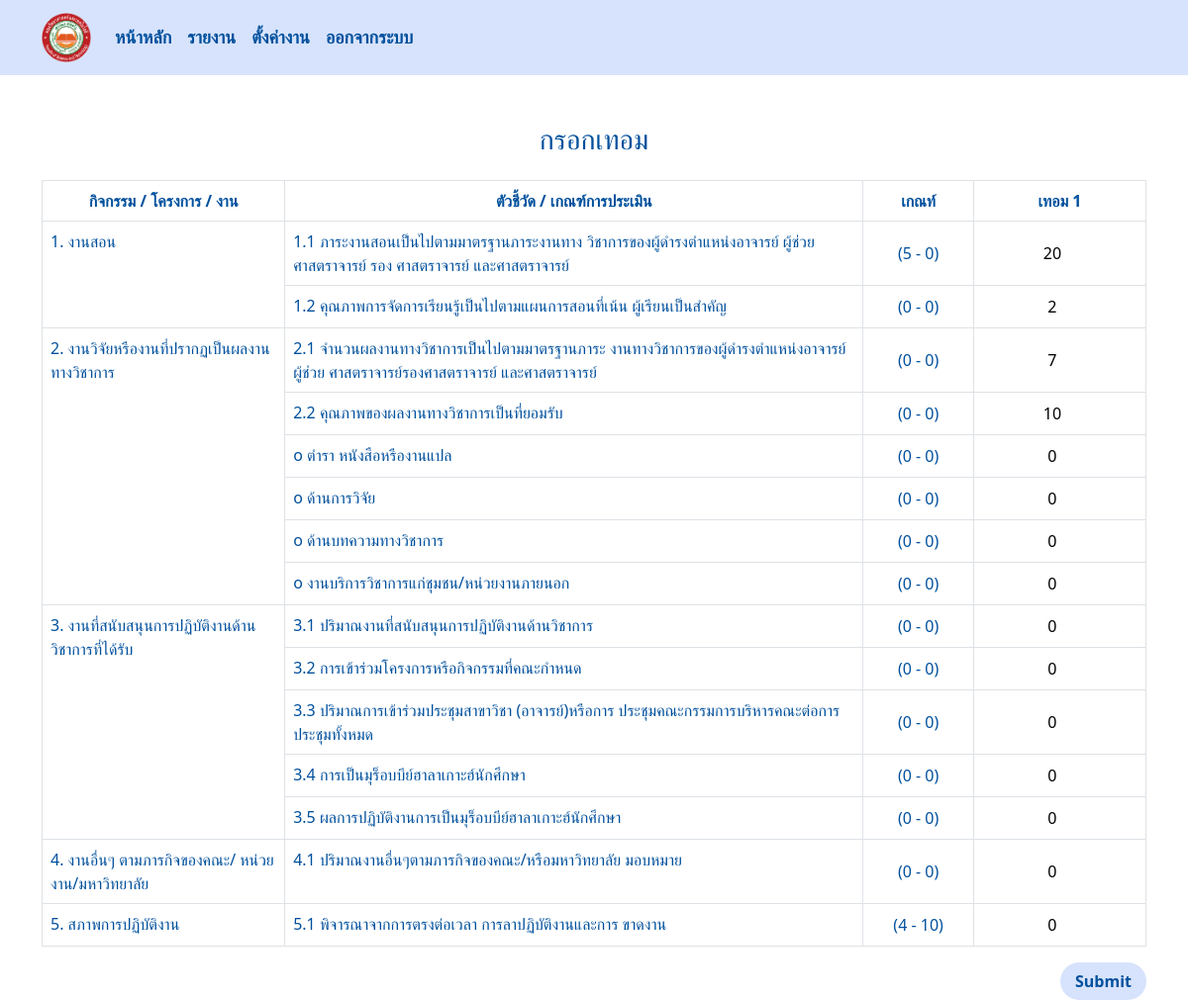
Before: /formreportuser/ (signed in) with the older database file.
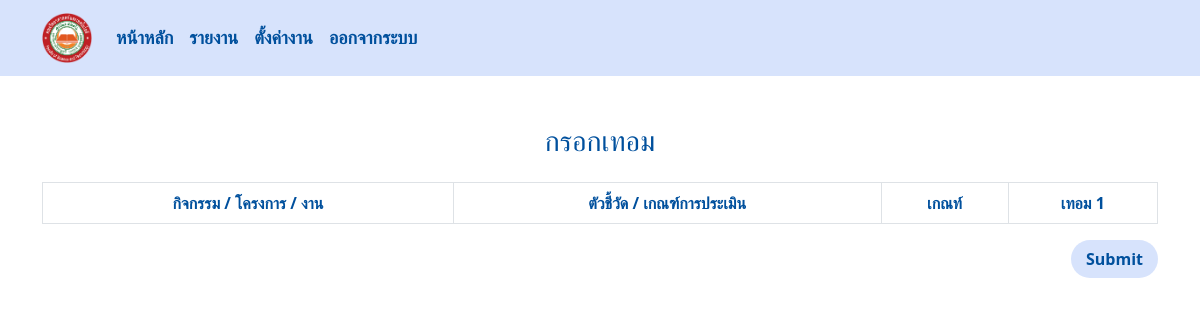
After: the same page with the newer database file.
### managesystem/models.py (models this page shows, shortened)
class Result(models.Model):
    employee = models.ForeignKey(Employee, on_delete=models.CASCADE)
    work = models.ForeignKey(Setunit, on_delete=models.CASCADE)
    term1 = models.PositiveIntegerField(default=0)
    term2 = models.PositiveIntegerField(default=0)
    total = models.PositiveIntegerField(default=0)
    result = models.PositiveIntegerField(default=0)
    file = models.FileField(upload_to='documents/')

class Work(models.Model):
    name = models.CharField(max_length=100) ### col for กิจกรรม
    description = models.TextField() ### col for ตัวชี่วัด

class Setunit(models.Model):
    name = models.ForeignKey(Work,on_delete=models.CASCADE) ### ตำแหน่ง
    minunit = models.PositiveIntegerField(default=0) ### ค่าน้ำหนักตำ
    maxunit = models.PositiveIntegerField(default=0) ### สูง
    POSITION_CHOICES = [
        ('Dean', 'Dean'),
        ('Lecturer', 'Lecturer'),
        ('Researcher', 'Researcher'),
    ]
    position = models.CharField(max_length=50, choices=POSITION_CHOICES)

### managesystem/views.py (the view, shortened to what this page needs)
# urls.py: path('formreportuser/',views.formreportuser_view,name='formreportuser'),
def formreportuser_view(request):
    employee = Employee.objects.get(username=request.user)
    results = Result.objects.filter(employee=employee)
    works = []
    total = 0
    result = 0
    if results:
        works = Result.objects.filter(employee=employee)
        grouped_works = {key: list(group) for key, group in itertools.groupby(works, key=lambda x: x.work.name.name)}
    else:
        works = Setunit.objects.filter(position=employee.position)
        grouped_works = {key: list(group) for key, group in itertools.groupby(works, key=lambda x: x.name.name)}
    context = {
        'grouped_works': grouped_works,
        'employee': employee
    }
    return render(request, 'formreportuser.html', context)

### templates/formreportuser.html (shortened to what the changed rows need)
{% include "navbar.html" %}
<!DOCTYPE html>
<html lang="en">
<head>
     {% load static %}
    <link rel="stylesheet" href="{% static 'css/formreport.css' %}">
</head>
<body>
    <div class="container mt-5">
        <div class="table-responsive">
            <form action="" method="POST">
                <table id="workdata-table" class="table table-bordered">
                    <thead class="thead-dark">
                        <tr class="text-center">
                            <th data-filter="true" data-filter-type="select">กิจกรรม / โครงการ / งาน</th>
                            <th data-filter="true" data-filter-type="select">ตัวชี้วัด / เกณฑ์การประเมิน</th>
                            <th data-filter="true" data-filter-type="select">เกณท์</th>
                            <th data-filter="true" data-filter-type="select">เทอม 1</th>
                        </tr>
                    </thead>
                    <tbody>
                        {% for group_name, group_works in grouped_works.items %}
                        <tr>
                            <td rowspan="{{ group_works|length }}">{{ group_name }}</td>
                                {% if group_works.0.employee %}
                                <td name="{{group_works.0.work.name.id}}">{{ group_works.0.work.name.description }}</td>
                                {% else %}
                                <td name="{{group_works.0.name.id}}">{{ group_works.0.name.description }}</td>
                                {% endif %}
                            <td class="text-center align-middle" style="width: 10%;">{%if group_works.0.employee %}
                                ({{group_works.0.work.minunit}} - {{group_works.0.work.maxunit}})
                                {% else %}
                                ({{group_works.0.minunit}} - {{group_works.0.maxunit}})
                                {% endif %}
                            </td>
                            <td class="align-middle">
                                <input class="text-center" type="number" value="{% if group_works.0.term1 > 0 %}{{ group_works.0.term1 }}{% else %}0{% endif %}"
                                name="{% if group_works.0.work.employee %}term1_{{ group_works.0.work.id }}{% else %}term1_{{ group_works.0.id }}{% endif %}">
                            </td>
                        </tr>
                            {% for work in group_works|slice:"1:" %}
                                    <tr>
                                        {% if work.work.name %}
                                        <td>{{ work.work.name.description }}</td>
                                            {% else %}
                                            <td>{{ work.name.description }}</td>
                                            {% endif %}
                                            <td class="text-center align-middle" style="width: 10%;">
                                                {% if work.work.name %}
                                                ({{work.work.minunit}} - {{work.work.maxunit}})
                                                {% else %}
                                                ({{work.minunit}} - {{work.maxunit}})
                                                {% endif %}
                                            </td>
                                        <td  class="align-middle">
                                            <input class="text-center" type="number" value="{% if work.term1 > 0 %}{{ work.term1 }}{% else %}0{% endif %}"
                                            name="{% if work.work.employee %}term1_{{work.name.id}}{% else %}term1_{{work.id}}{% endif %}">
                                        </td>
                                    </tr>
                                    {% endfor %}
                                    {% endfor %}
                            </tbody>
                        </table>
                </form>
        </div>
</body>
</html>

Changed rows visible on the page:
removed Result: name "1. งานสอน", work.description "1.1 ภาระงานสอนเป็นไปตามมาตรฐานภาระงานทาง วิชาการของผู้ดำรงตำแหน่งอาจารย์ ผู้ช่วยศาสตราจารย์ รอง ศาสตราจารย์ และศาสตราจารย์", work.minunit "5", work.maxunit "0", term1 "20", shown under "กรอกเทอม"
removed Result: work.name.description "1.2 คุณภาพการจัดการเรียนรู้เป็นไปตามแผนการสอนที่เน้น ผู้เรียนเป็นสำคัญ", work.minunit "0", work.maxunit "0", term1 "2", shown under "1. งานสอน"
removed Result: name "2. งานวิจัยหรืองานที่ปรากฏเป็นผลงาน ทางวิชาการ", work.description "2.1 จำนวนผลงานทางวิชาการเป็นไปตามมาตรฐานภาระ งานทางวิชาการของผู้ดำรงตำแหน่งอาจารย์ ผู้ช่วย ศาสตราจารย์รองศาสตราจารย์ และศาสตราจารย์", work.minunit "0", work.maxunit "0", term1 "7", shown under "กรอกเทอม"
removed Result: work.name.description "2.2 คุณภาพของผลงานทางวิชาการเป็นที่ยอมรับ", work.minunit "0", work.maxunit "0", term1 "10", shown under "2. งานวิจัยหรืองานที่ปรากฏเป็นผลงาน ทางวิชาการ"
removed Result: work.name.description "o ตำรา หนังสือหรืองานแปล", work.minunit "0", work.maxunit "0", term1+work "0", shown under "2. งานวิจัยหรืองานที่ปรากฏเป็นผลงาน ทางวิชาการ"
removed Result: work.name.description "o ด้านการวิจัย", work.minunit "0", work.maxunit "0", term1+work "0", shown under "2. งานวิจัยหรืองานที่ปรากฏเป็นผลงาน ทางวิชาการ"
removed Result: work.name.description "o ด้านบทความทางวิชาการ", work.minunit "0", work.maxunit "0", term1+work "0", shown under "2. งานวิจัยหรืองานที่ปรากฏเป็นผลงาน ทางวิชาการ"
removed Result: work.name.description "o งานบริการวิชาการแก่ชุมชน/หน่วยงานภายนอก", work.minunit "0", work.maxunit "0", term1+work "0", shown under "2. งานวิจัยหรืองานที่ปรากฏเป็นผลงาน ทางวิชาการ"
removed Result: name "3. งานที่สนับสนุนการปฏิบัติงานด้าน วิชาการที่ได้รับ", work.description "3.1 ปริมาณงานที่สนับสนุนการปฏิบัติงานด้านวิชาการ", work.minunit "0", work.maxunit "0", term1+work "0", shown under "กรอกเทอม"
removed Result: work.name.description "3.2 การเข้าร่วมโครงการหรือกิจกรรมที่คณะกำหนด", work.minunit "0", work.maxunit "0", term1+work "0", shown under "3. งานที่สนับสนุนการปฏิบัติงานด้าน วิชาการที่ได้รับ"
removed Result: work.name.description "3.3 ปริมาณการเข้าร่วมประชุมสาขาวิชา (อาจารย์)หรือการ ประชุมคณะกรรมการบริหารคณะต่อการประชุมทั้งหมด", work.minunit "0", work.maxunit "0", term1+work "0", shown under "3. งานที่สนับสนุนการปฏิบัติงานด้าน วิชาการที่ได้รับ"
removed Result: work.name.description "3.4 การเป็นมุร็อบบีย์ฮาลาเกาะฮ์นักศึกษา", work.minunit "0", work.maxunit "0", term1+work "0", shown under "3. งานที่สนับสนุนการปฏิบัติงานด้าน วิชาการที่ได้รับ"
removed Result: work.name.description "3.5 ผลการปฏิบัติงานการเป็นมุร็อบบีย์ฮาลาเกาะฮ์นักศึกษา", work.minunit "0", work.maxunit "0", term1+work "0", shown under "3. งานที่สนับสนุนการปฏิบัติงานด้าน วิชาการที่ได้รับ"
removed Result: name "4. งานอื่นๆ ตามภารกิจของคณะ/ หน่วยงาน/มหาวิทยาลัย", work.description "4.1 ปริมาณงานอื่นๆตามภารกิจของคณะ/หรือมหาวิทยาลัย มอบหมาย", work.minunit "0", work.maxunit "0", term1+work "0", shown under "กรอกเทอม"
removed Result: name "5. สภาพการปฏิบัติงาน", work.description "5.1 พิจารณาจากการตรงต่อเวลา การลาปฏิบัติงานและการ ขาดงาน", work.minunit "4", work.maxunit "10", term1+work "0", shown under "กรอกเทอม"
